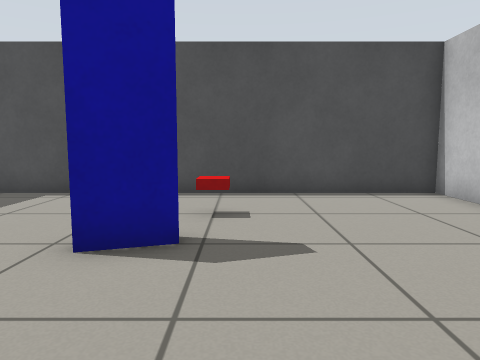
view 1 (above)

17 first-person views from a walk through a world built for the Gazebo simulator. The camera is 0.67 m above the floor, tilts 6° down and sees 70° across. The floor is counted in squares, 0.5 m on a side. Each view is taken from the middle of a square. On the plan, view 1 faces up. The plan holds only what a view shows up to about 15 squares ahead; the rest is blank.

view 2
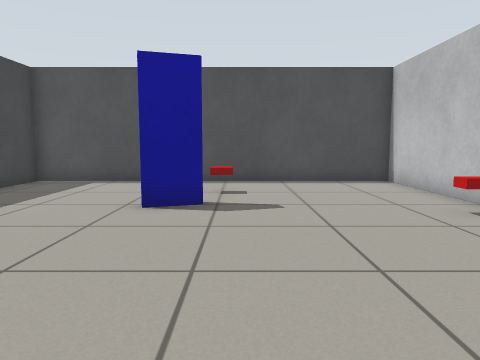

view 3
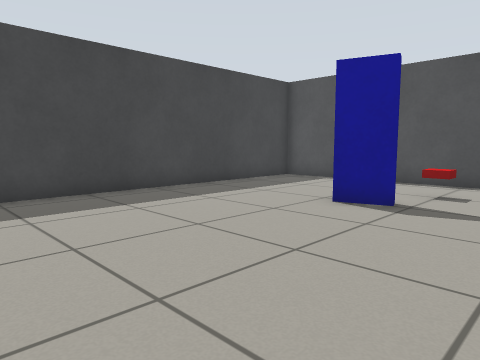

view 4
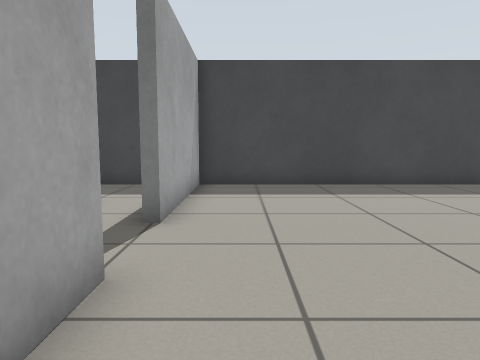

view 5
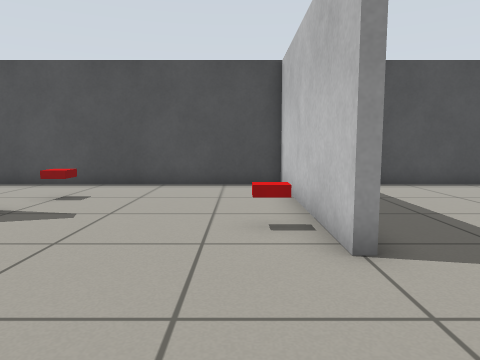

view 6
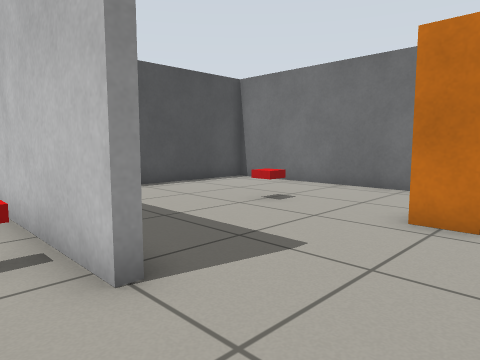

view 7
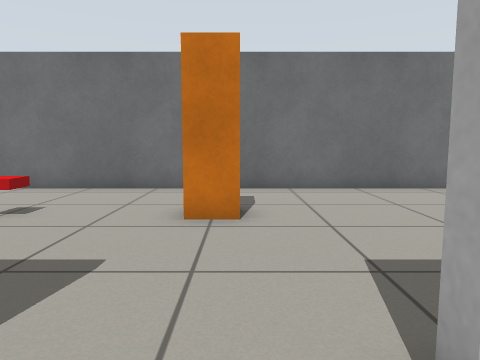

view 8
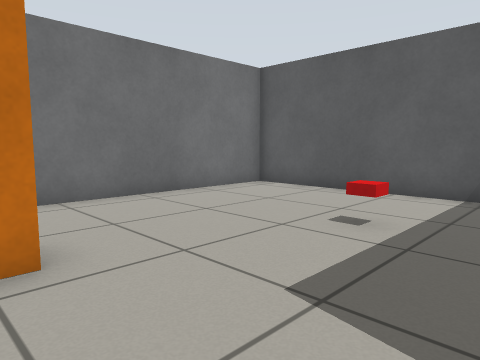

view 9
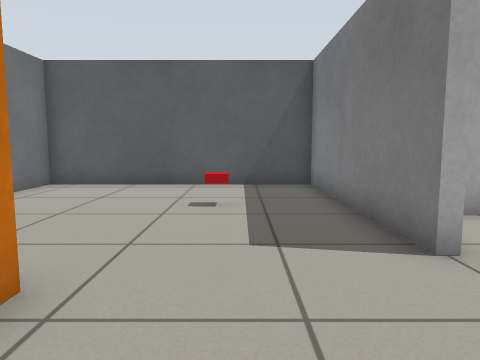

view 10
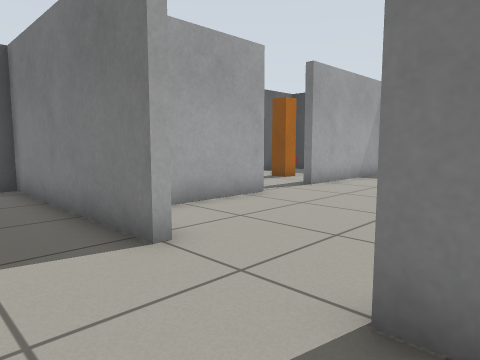

view 11
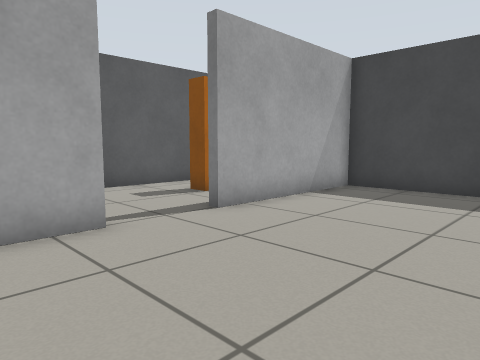

view 12
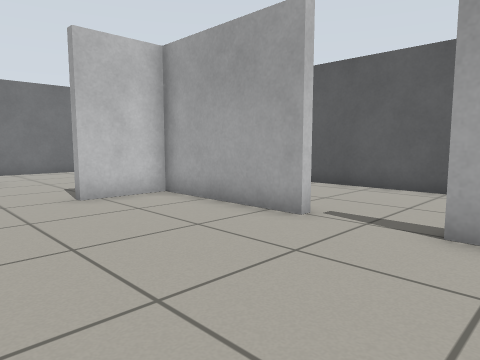

view 13
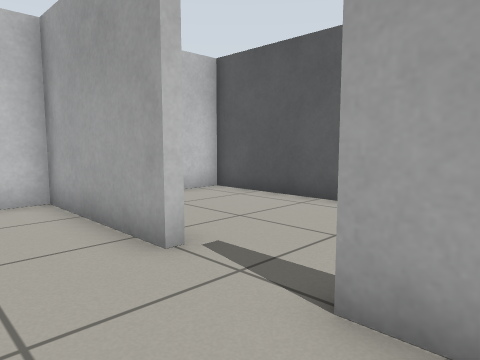

view 14
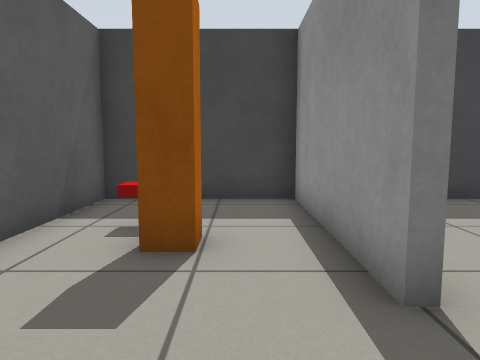

view 15
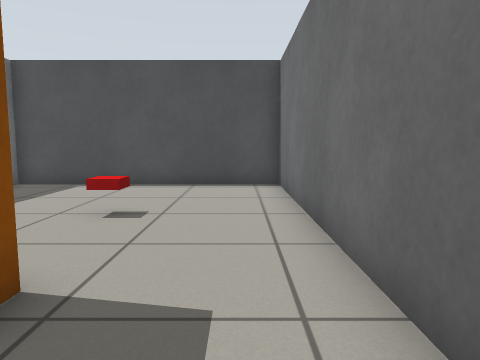

view 16
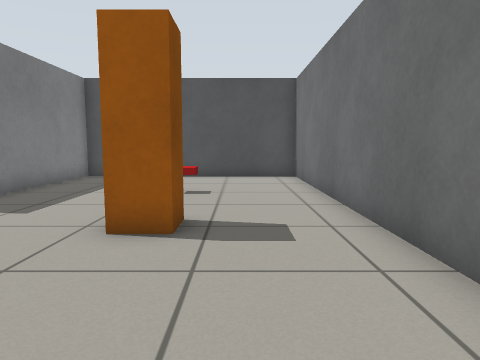

view 17
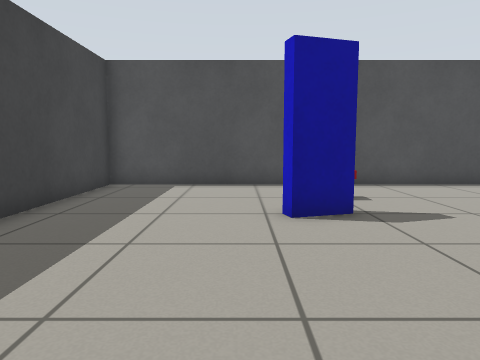

### Floor plan
Points are (right, up) in squares from view 1. A wall is a line through its corners. A room is listed if a view was taken in it or the views show most of it. See-through windows are left out.
Room 1 (views 1, 2, 3, 4, 5, 6, 7, 11, 12, 13, 17)
walls: (5.4, 3.4) (5.4, 9.3) (-7.3, 9.3) (-7.3, -3.3) (-1.7, -3.3); (0.7, -3.8) (0.7, -3.3) (5.4, -3.3) (5.4, -1)
ways out: opening at (6, 1) to room 2; opening at (-0.5, -4) to room 3
objects: blue box (-2, 4) to (-1, 5); red box (-1, 6) to (0, 7); door leaf (4, 3) to (5, 3)
Room 2 (views 8, 9, 10, 15, 16)
walls: (5.4, -1) (5.6, -1) (5.6, -8.3) (14.3, -8.3) (14.3, 9.3) (5.6, 9.3) (5.6, 2)
ways out: opening at (6, 1) to room 1
objects: red box (9, -4); orange post (10, 0) to (11, 1); red box (10, 4) to (11, 5)
Room 3 (view 14)
walls: (-1.7, -3.3) (-1.7, -3.6) (-7.3, -3.6) (-7.3, -8.3) (5.4, -8.3) (5.4, -6.9)
ways out: opening at (-0.5, -4) to room 1
objects: red box (-4, -7); orange post (-4, -6) to (-3, -6)

Positions as (right, up) in squares from view 1, and headings:
1: (0, 0), facing up
2: (0, -3), facing up
3: (2, -3), facing up-left
4: (4, -2), facing left
5: (4, -2), facing up
6: (4, -1), facing up-right
7: (4, 0), facing right
8: (6, 1), facing down-right
9: (8, 3), facing down
10: (8, 3), facing down-left
11: (3, 2), facing down-left
12: (-3, 2), facing down-right
13: (-3, -1), facing down-right
14: (1, -5), facing left
15: (13, -2), facing up
16: (12, -5), facing up
17: (-3, -2), facing up
